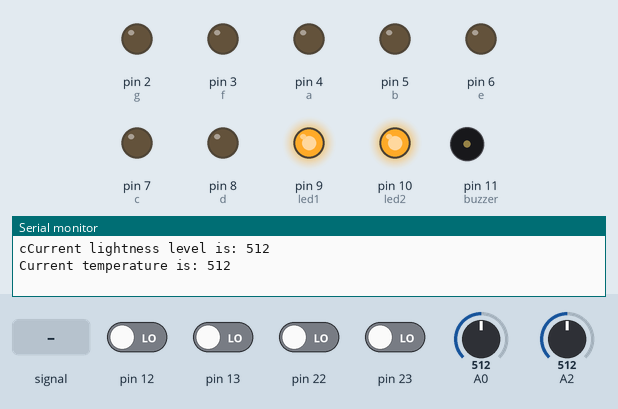
The sketch below on a simulated Arduino Uno, built with avr-gcc and run on an emulated ATmega328P. Parts: output pins drawn as LEDs (lit = HIGH), buzzer (waves = sounding, pin HIGH), the last lines printed to the serial monitor. The test bench sets the inputs (shaded band); at power-on: pin 12, pin 13, pin 22, pin 23 LOW, A2 = 512, A0 = 512.

Above: at 0.8 s.
0.9 s: A0 fed a 200 Hz sine of ±460 counts around its level
At 1.13 s:
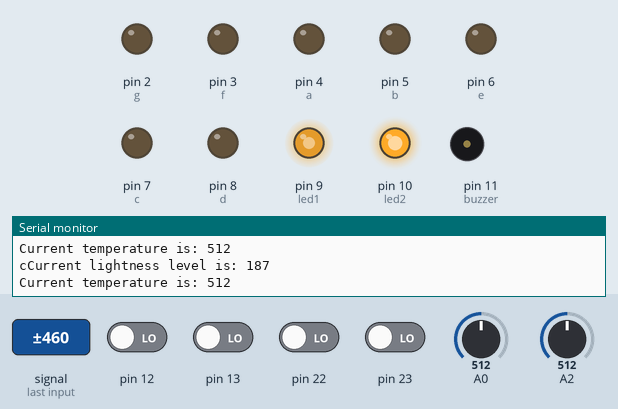
At 2.94 s:
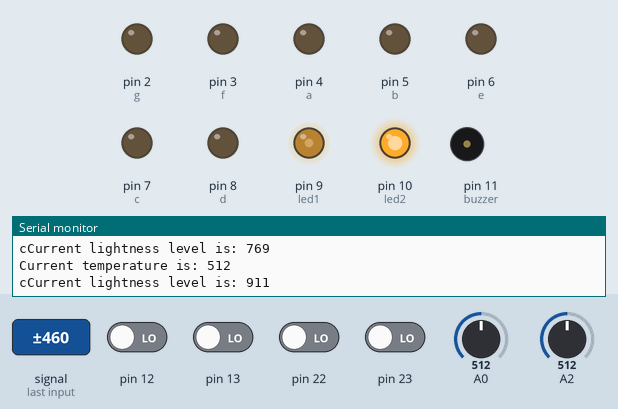
3.9 s: A2 set to 39
At 5.65 s:
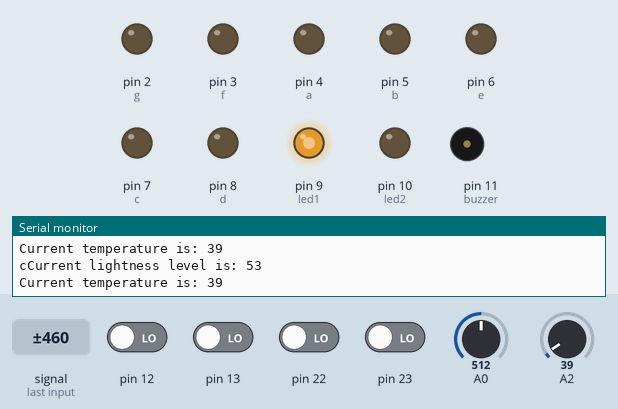
6.9 s: pin 12 driven HIGH
Timing chart, 0 to 40.4 s (numbered marks = the images above; inputs shaded):
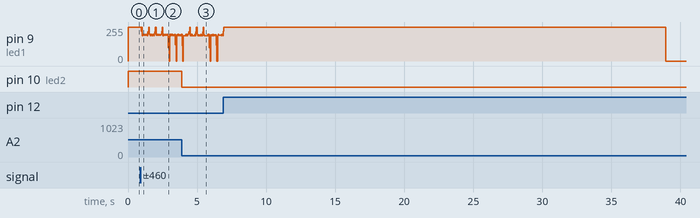

Measured:
- after the input at 3.9 s, pin 10 (led2): HIGH → LOW at once

The sketch:

uart.ino
```cpp
#if !defined(__AVR_ATmega328P__)
#include <avr/iom328p.h>
#endif

#include "Uart.h"

#define _BV(bit) (1 << (bit))
#define bit_is_set(sfr, bit) (_SFR_BYTE(sfr) & _BV(bit))
#define bit_is_clear(sfr, bit) (!(_SFR_BYTE(sfr) & _BV(bit)))
#define loop_until_bit_is_set(sfr, bit) do { } while (bit_is_clear(sfr, bit))
#define loop_until_bit_is_clear(sfr, bit) do { } while (bit_is_set(sfr, bit))


void Uart_Init(void) {

    Uart_SetBaudRate(9600);

    /* Enable USART transmitter/receiver */
    UCSR0B = (1 << TXEN0) | (1 << RXEN0);

    /* frame format: 8 data bits, async mode: 1 stop bit */
    UCSR0C = (1 << UCSZ01) | (1 << UCSZ00);
}

void Uart_SetBaudRate(unsigned short BuadRate)
{
    //baud rate equation with respect to the clock frequency of uno (16MHz)
    unsigned short UBBR = ( (F_CPU / 16) /  BuadRate ) - 1;
    ////to write the first 8 bits of the 12 bit number ubrr into the 8-bit register UBRR0L
    UBRR0L = (UBBR & 0xFF);
    //to write the last 4 bits of the 12 bit number ubrr into the other 8-bit register UBRR0H
    UBRR0H = (( UBBR >> 8 ) & 0xFF);
}


void Uart_SendChar(unsigned char DataByte)
{
    // Wait until Write buffer is empty (1: empty)
    while ( ! (UCSR0A & ( 1 << UDRE0)) );
    UDR0 = DataByte;
}

unsigned char Uart_ReadData(void) {
    // Wait until data is received
    while ( ! (UCSR0A & ( 1 << RXC0)) );
    return UDR0;
}

//loops over the string to send it one character at a time
void Uart_SendString(const char DataString[]){
    int i;
    for (i=0; DataString[i]; i++)
    {
        Uart_SendChar(DataString[i]);
    }
}
```

EmbeddedIrrigation.ino
```cpp
#include <avr/io.h>
#include <util/delay.h>
#include "dio.h"
#include "uart.h"
#include "adc.h"

//7-segment pins and ports
char g = 2;
char f = 3;
char a = 4;
char b = 5;
char e = 6;
char c = 7;
char d = 0;
char gPort = 'D';
char fPort = 'D';
char aPort = 'D';
char bPort = 'D';
char ePort = 'D';
char cPort = 'D';
char dPort = 'B';

//LED1 pin and port
char led1 = 1;
char led1Port = 'B';

//LED2 pin and port
char led2 = 2;
char led2Port = 'B';

//Buzzer pin and port
char buzzer = 3;
char buzzerPort = 'B';

//Pushbutton pin and port
char pb = 4;
char pbPort = 'B';

//ADC channels of the analog sensors
char LDR = 0;
char potentiometer = 1;
char LM = 2;

//irrigation variables
int waterLvl;                    //selected to be 1, 2, or 3 by the user turning the knob of the potentiometer
char waterLvl_str[10];           //'low', 'moderate', or 'high'
char times[5];                   //number of times the plant needs to be irrigated in a day
char buffer[10];                 //A generic character string to hold any numerical values that need to be sent as character arrays via UART through itoa()
int duration = 0;                //number of seconds the plant needs to be irrigated
int n = 1;                       //counter for the main loop to slow down the monitoring of the temprature and brightness
unsigned short brightness;       //digital value of LDR after ADC
unsigned short temperature;      //digital value of LM35 after ADC

void init();                     //one-time setup function
void dim();                      //turns off all 7-segments leds
void one();                      //forms 1 on the 7-segments display
void two();                      //forms 2 on the 7-segments display
void three();                    //forms 3 on the 7-segments display
void alertSequence();            //start and end sequence of irrigation mode
unsigned short getLightness();   //returns the value of LDR after ADC
unsigned short getTemperature(); //returns the value of LM35 after ADC
void sendEnvironmental(unsigned short LDR_val, unsigned short temp_val);              //prints the brightness and temprature information to the serial monitor
int getDuration(unsigned short LDR_val, unsigned short temp_val);                     //calculates the duration in seconds of the irrigation based on the value of brightness and temprature

int main(void) {

  init();

  while (1) {
    if (Dio_GetPinState(pbPort, pb) != 0) {                                         //Checks if the button is pressed. If so, enters irrigation mode.
      _delay_ms(200);                                                               //Short delay to prevent bouncing at the button (to be developed)
      Uart_SendString("You pressed the button.\nGood job on growing a NEW plant!\nPlease turn the knob to select the amount of water the plant needs. (1: low, 2: moderate, 3: high)\nPress the button when your selection is final.\n\n");

      while (Dio_GetPinState(pbPort, pb) == 0) {                                    //Checks if the button is pressed. If not, adjusts the 7-segments and water level based on the potentiometer value
        waterLvl = ((Adc_ReadChannel(potentiometer) * 3) / 1024) + 1;               //maps the potentiometer value into 1, 2, or 3
        if (waterLvl == 1) {                                                        //for each water level value,
          one();                                                                    //the 7-segments display is adjusted to reflect the current selection
          strcpy(waterLvl_str, "low");                                              //the current water level is converted into string and copied into the character array
          strcpy(times, "10");                                                      //the respective number of irrigation times is calculated and copied into the character array
        } else if (waterLvl == 2) {
          two();
          strcpy(waterLvl_str, "moderate");
          strcpy(times, "20");
        } else {
          three();
          strcpy(waterLvl_str, "high");
          strcpy(times, "30");
        }
      }                                                                             //the button is now pressed -> the user has finalized their water level selection

      _delay_ms(200);
      Uart_SendString("You have pressed the button.\nYou indicated that your plant needs ");
      Uart_SendString(waterLvl_str);
      Uart_SendString(" water level. It will need irrigation ");
      Uart_SendString(times);
      Uart_SendString(" times a day.\n");

      Uart_SendString("The first irrigation process will start with the alert going off now.\nPlease press the button to turn the alert off once you start irrigating.\nKeep on going till the alert goes off again. Re-press the button to indicate that you stopped irrigation thus turing the alert off.\n");
      brightness = getLightness();
      temperature = getTemperature();
      sendEnvironmental(brightness, temperature);
      duration = getDuration(brightness, temperature);                         //calculating the duration of the irrigation

      Uart_SendString("Based on the environmental factors mentioned, you'll need to irrigate for ");
      itoa(duration, buffer, 10);                                              //converting from the numerical value of duration to string stored in buffer
      Uart_SendString(buffer);
      Uart_SendString(" seconds.\n\n");

      //the irrigation process starts and ends by the alertSequence which could be turned off by pressing the button
      while (Dio_GetPinState(pbPort, pb) == 0) alertSequence();
      Uart_SendString("Starting Irrigation!\n");

      if (duration==5) _delay_ms(5000);
      else if (duration==7) _delay_ms(7000);
      else if (duration==3) _delay_ms(3000);
      else _delay_ms(9000);

      while (Dio_GetPinState(pbPort, pb) == 0) alertSequence();
      Uart_SendString("Done Irrigating!\n");
      _delay_ms(200);
    }
    //In normal mode, the brightness and temprature are being continously measured
    brightness = getLightness();
    temperature = getTemperature();

    //Setting a lower threshold for the brightness value, shown by the led lighting up.
    if(brightness<850) Dio_SetPinState(led1Port, led1, 1);
    else Dio_SetPinState(led1Port, led1, 0);
    //Setting an upper threshold for the temperature value, shown by the led lighting up.
    if(temperature>=46) Dio_SetPinState(led2Port, led2, 1);
    else Dio_SetPinState(led2Port, led2, 0);

    //Every 1000 loop, the environmental factors (brightness and temperature) will be sent to the user
    if (n % 1000 == 0) {
      if (n > 1000) n = 0;
      Uart_SendChar('c');
      sendEnvironmental(brightness, temperature);
    }
    n = n + 1;
  }

  return 0;
}

void init() {
  Uart_Init();
  Adc_Init();

  //Configuring all the 7-segment pins as output
  Dio_SetPinDirection(aPort, a, 'o');
  Dio_SetPinDirection(bPort, b, 'o');
  Dio_SetPinDirection(cPort, c, 'o');
  Dio_SetPinDirection(dPort, d, 'o');
  Dio_SetPinDirection(ePort, e, 'o');
  Dio_SetPinDirection(fPort, f, 'o');
  Dio_SetPinDirection(gPort, g, 'o');
  dim();                                                  //initializing the 7-segments to be completely turned off

  Dio_SetPinDirection(led1Port, led1, 1);                 //configuring LED1 as output (pin 9 on Uno)
  Dio_SetPinDirection(led2Port, led2, 1);                 //configuring LED2 as output (pin 10 on Uno)
  Dio_SetPinDirection(buzzerPort, buzzer, 1);             //configuring Buzzer as output (pin 11 on Uno)

  Dio_SetPinDirection(pbPort, pb, 0);                     //configuring Pushbutton as input (pin 12 on Uno)
}

//setting all the output pins of the 7-segments as low (turned off)
void dim() {
  Dio_SetPinState(aPort, a, 0);
  Dio_SetPinState(bPort, b, 0);
  Dio_SetPinState(cPort, c, 0);
  Dio_SetPinState(dPort, d, 0);
  Dio_SetPinState(ePort, e, 0);
  Dio_SetPinState(fPort, f, 0);
  Dio_SetPinState(gPort, g, 0);
}

//setting only leds b, c of the 7-segments to be high, forming number 1
void one() {
  Dio_SetPinState(aPort, a, 0);
  Dio_SetPinState(bPort, b, 1);
  Dio_SetPinState(cPort, c, 1);
  Dio_SetPinState(dPort, d, 0);
  Dio_SetPinState(ePort, e, 0);
  Dio_SetPinState(fPort, f, 0);
  Dio_SetPinState(gPort, g, 0);
}

//setting only leds a, b, d, e, g of the 7-segments to be high, forming number 2
void two() {
  Dio_SetPinState(aPort, a, 1);
  Dio_SetPinState(bPort, b, 1);
  Dio_SetPinState(cPort, c, 0);
  Dio_SetPinState(dPort, d, 1);
  Dio_SetPinState(ePort, e, 1);
  Dio_SetPinState(fPort, f, 0);
  Dio_SetPinState(gPort, g, 1);
}

//setting only leds a, b, c, d, g of the 7-segments to be high, forming number 3
void three() {
  Dio_SetPinState(aPort, a, 1);
  Dio_SetPinState(bPort, b, 1);
  Dio_SetPinState(cPort, c, 1);
  Dio_SetPinState(dPort, d, 1);
  Dio_SetPinState(ePort, e, 0);
  Dio_SetPinState(fPort, f, 0);
  Dio_SetPinState(gPort, g, 1);
}

//the alert sequence is 2 leds alternating with the buzzer always on.
void alertSequence() {
  Dio_SetPinState(buzzerPort, buzzer, 'h');
  Dio_SetPinState(led1Port, led1, 'h');
  _delay_ms(200);
  Dio_SetPinState(led1Port, led1, 'l');
  Dio_SetPinState(led2Port, led2, 'h');
  _delay_ms(200);
  Dio_SetPinState(led2Port, led2, 'l');
  Dio_SetPinState(buzzerPort, buzzer, 'l');
}

unsigned short getTemperature() {
  return Adc_ReadChannel(LM);
}

unsigned short getLightness() {
  return Adc_ReadChannel(LDR);
}

void sendEnvironmental(unsigned short LDR_val, unsigned short temp_val) {
  Uart_SendString("Current lightness level is: ");
  itoa(LDR_val, buffer, 10);                            //converts the numerical variable LDR_val to character array and stores it at buffer
  Uart_SendString(buffer);
  Uart_SendChar('\n');

  Uart_SendString("Current temperature is: ");
  itoa(temp_val, buffer, 10);                           //converts the numerical variable temp_val to character array and stores it at buffer
  Uart_SendString(buffer);
  Uart_SendChar('\n');
}

//calculates the duration of the irrigation based on the brightness and temperature values
int getDuration(unsigned short LDR_val, unsigned short temp_val) {
  if (temp_val < 45 or LDR_val < 850) return 5;
  if (temp_val < 47 and LDR_val <900) return 7;
  if (temp_val < 49 and LDR_val > 900) return 3;
  else return 9;
}
```

adc.h
```cpp
#ifndef __ADC__
#define __ADC__

void Adc_Init(void);                                           //ADC Enble, prescalar, and reference voltage

unsigned short Adc_ReadChannel(unsigned char channel);         //selects the channel and returns the result of the A/D conversion

#endif
```

adc.ino
```cpp
#include "Adc.h"

void Adc_Init(void)
{
    //Turning off the ADC (to reset)
    ADCSRA = 0;

    // AREF = AVcc
    ADMUX = (1<<REFS0);

    // ADC Enable and prescaler of 128
    // 16000000/128 = 125000
    ADCSRA = (1<<ADEN)|(1<<ADPS2)|(1<<ADPS1)|(1<<ADPS0);
}

unsigned short Adc_ReadChannel(unsigned char ch)
{
  //resetting the adc before each reading to prevent interference of two channels at the MUX
  Adc_Init();

  // select the corresponding channel 0~7
  // ANDing with ’7′ will always keep the value
  // of ‘ch’ between 0 and 7
  ch &= 0b00000111;  // AND operation with 7
  ADMUX = (ADMUX & 0xF8)|ch; // clears the bottom 3 bits before ORing

  // start single convertion
  // write ’1′ to ADSC
  ADCSRA |= (1<<ADSC);

  // wait for conversion to complete
  // ADSC becomes ’0′ again
  // till then, run loop continuously
  while(ADCSRA & (1<<ADSC));

  return (ADC);

}
```

uart.h
```cpp
//Sets baud rate, enables Tx and Rx, selects asynchronous mode, and sets frame format to 8-bits
void Uart_Init(void);

//calculates the respective frequency and writes the 12-bit number
void Uart_SetBaudRate(unsigned short BuadRate);

//waits untill the buffer is empty to send the byte (8-bits)
void Uart_SendChar(unsigned char DataByte);

//waits untill the data is recieved and returns the received byte
unsigned char Uart_ReadData();

//loops over the string to send it one character at a time
void Uart_SendString(unsigned char DataString[], unsigned char Size);
```

dio.h
```cpp
//dio.h is a c library to configure, read and write digital pins on AVR-based MCU

//Configure DDR register as input or output for a pin while not overwriting the rest of the pins
void Dio_SetPinDirection(unsigned char Port, unsigned char Pin, unsigned char Direction);

//For output pins, write high or low on the pin using the PORT register
void Dio_SetPinState(unsigned char Port, unsigned char Pin, unsigned char State);

//For input pins, get high or low from the pin using PIN register
unsigned char Dio_GetPinState(unsigned char Port, unsigned char Pin);
```

dio.ino
```cpp
#include <avr/io.h>
#include <util/delay.h>

//Configure Data Direction Register as input or output for a pin while not overwriting the rest of the pins
//0, i & I indicate input, else it's considered as an output
//for input, the bit at the DDRx registers is cleared while for output, the bit is set.
void Dio_SetPinDirection(unsigned char Port, unsigned char Pin, unsigned char Direction) {
  if (Port == 'B' or Port == 'b') {
    if (Direction == 0 or Direction == 'i' or Direction == 'I') DDRB = DDRB & ~(1 << Pin);
    else DDRB = DDRB | (1 << Pin);
  } else if (Port == 'C' or Port == 'c') {
    if (Direction == 0 or Direction == 'i' or Direction == 'I') DDRC = DDRC & ~(1 << Pin);
    else DDRC = DDRC | (1 << Pin);
  } else if (Port == 'D' or Port == 'd') {
    if (Direction == 0 or Direction == 'i' or Direction == 'I') DDRD = DDRD & ~(1 << Pin);
    else DDRD = DDRD | (1 << Pin);
  }
}

//For output pins, write high or low on the pin using the PORT register
//0, 'l' & 'L' indicate low, else high
//For low, the bit at the PORTx register is cleared, while for high the bit is set.
void Dio_SetPinState(unsigned char Port, unsigned char Pin, unsigned char State) {
  if (Port == 'B' or Port == 'b') {
    if (State == 0 or State == 'l' or State == 'L') PORTB = PORTB & ~(1 << Pin);
    else PORTB = PORTB | (1 << Pin);
  } else if (Port == 'C' or Port == 'c') {
    if (State == 0 or State == 'l' or State == 'L') PORTC = PORTC & ~(1 << Pin);
    else PORTC = PORTC | (1 << Pin);
  } else if (Port == 'D' or Port == 'd') {
    if (State == 0 or State == 'l' or State == 'L') PORTD = PORTD & ~(1 << Pin);
    else PORTD = PORTD | (1 << Pin);
  }
}

//For input pins, get high or low from the pin using PIN register
//the value of the specific bit in the PINx register is returned as the least significant bit by right-shifting the whole 8-bit number by the (Pin)
unsigned char Dio_GetPinState(unsigned char Port, unsigned char Pin) {
  if (Port == 'B' or Port == 'b') return ((PINB & 1 << Pin) >> Pin);
  if (Port == 'C' or Port == 'c') return ((PINC & 1 << Pin) >> Pin);
  if (Port == 'D' or Port == 'd') return ((PIND & 1 << Pin) >> Pin);
}
```
